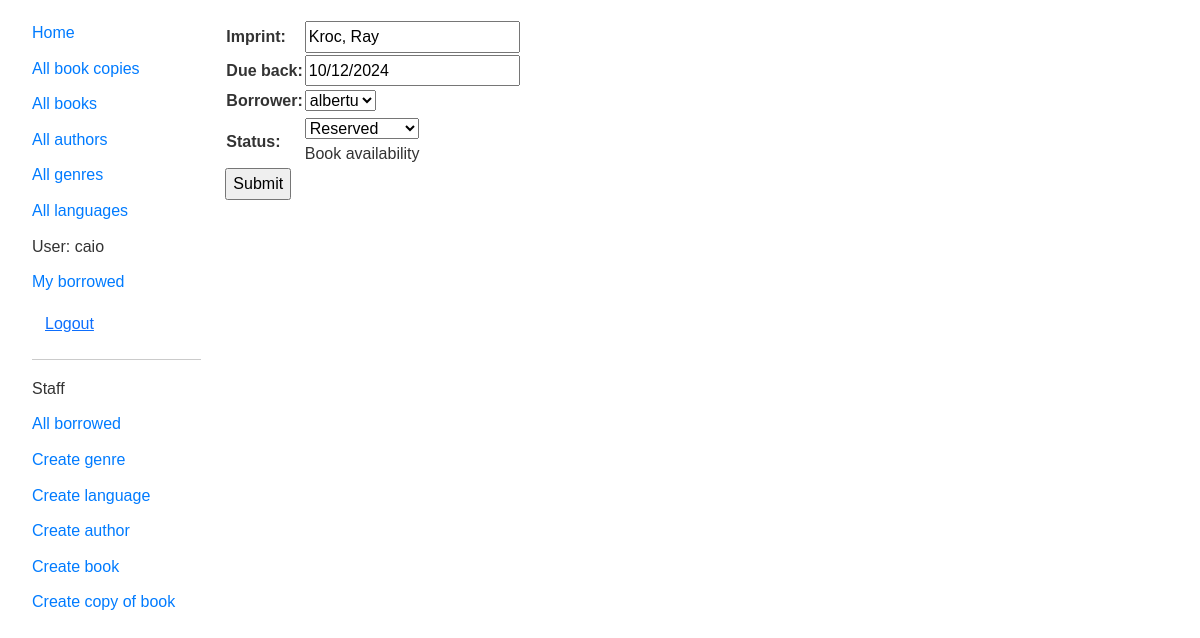
The page /catalog/bookinstance/fa30912a-fab5-414c-bd0f-1a73d18225ec/update/ (signed in) on the database as committed earlier.
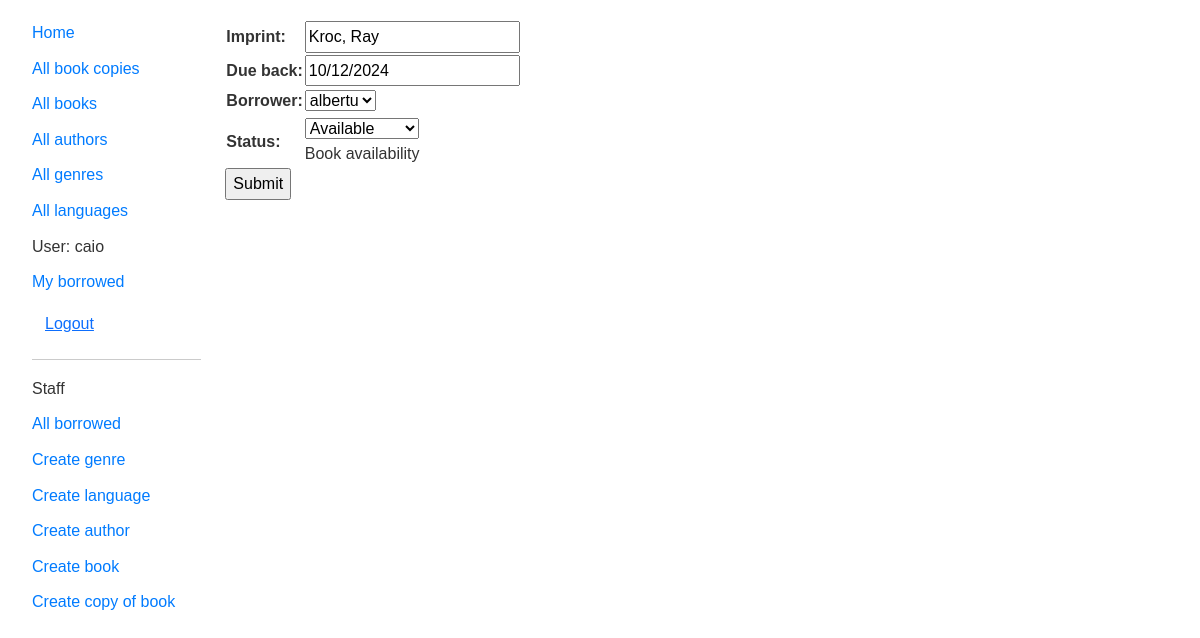
The same page on the database as committed later.
### catalog/models.py (models this page shows, shortened)
class BookInstance(models.Model):
    id = models.UUIDField(primary_key=True, default=uuid.uuid4,
                          help_text="Unique ID for this particular book across whole library")
    book = models.ForeignKey('Book', on_delete=models.RESTRICT, null=True)
    imprint = models.CharField(max_length=200)
    due_back = models.DateField(null=True, blank=True)
    borrower = models.ForeignKey(
        settings.AUTH_USER_MODEL, on_delete=models.SET_NULL, null=True, blank=True)
    LOAN_STATUS = (
        ('d', 'Maintenance'),
        ('o', 'On loan'),
        ('a', 'Available'),
        ('r', 'Reserved'),
    )
    status = models.CharField(
        max_length=1,
        choices=LOAN_STATUS,
        blank=True,
        default='d',
        help_text='Book availability')
    class Meta:
        ordering = ['due_back']
        permissions = (("can_mark_returned", "Set book as returned"),)

### catalog/views.py (the view)
class BookInstanceUpdate(PermissionRequiredMixin, UpdateView):
    model = BookInstance
    fields = ['imprint', 'due_back', 'borrower', 'status']
    permission_required = 'catalog.change_bookinstance'

### templates/catalog/bookinstance_form.html (shortened to what this page needs)
{% extends "base_generic.html" %}
{% block content %}
<form action="" method="post">
    <table>
    {{ form.as_table }}
    </table>
    <input type="submit" value="Submit">
</form>
{% endblock %}

Rows that differ between the two databases and show on the page:
changed BookInstance "Kroc, Ray": status "Reserved" → "Available"
